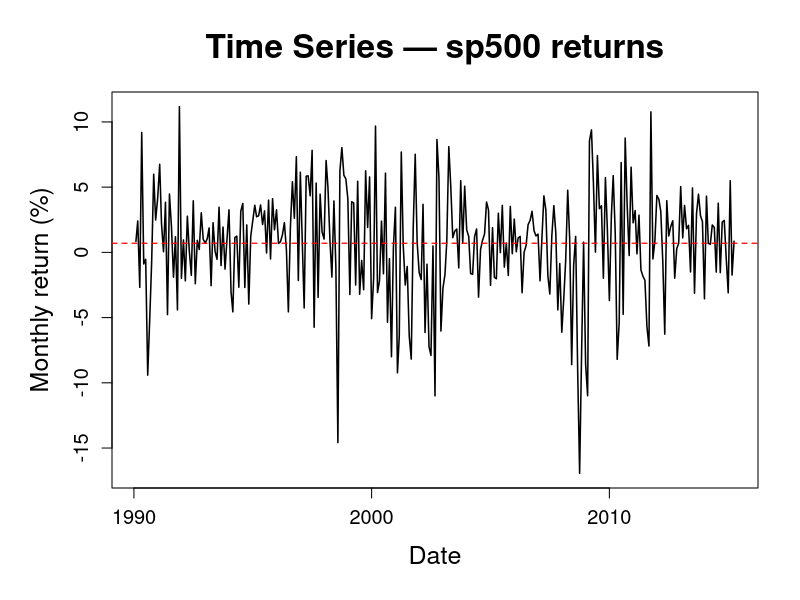
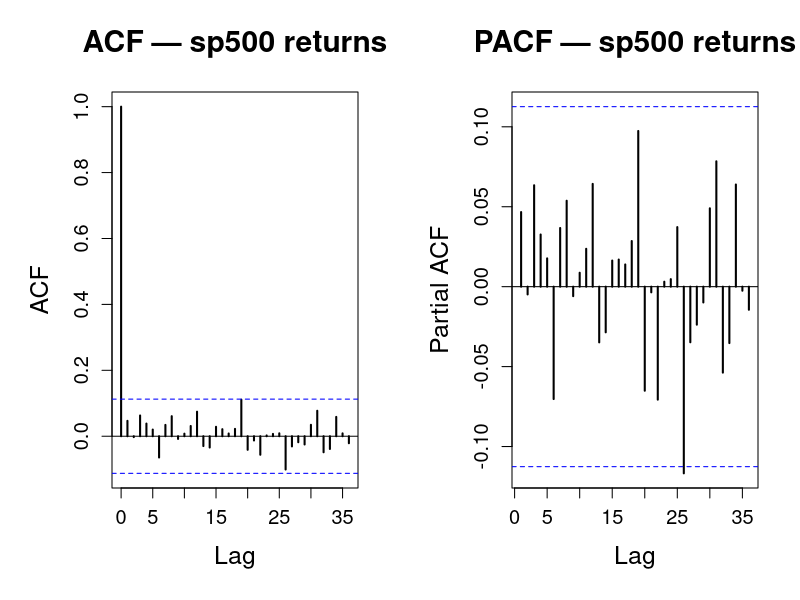
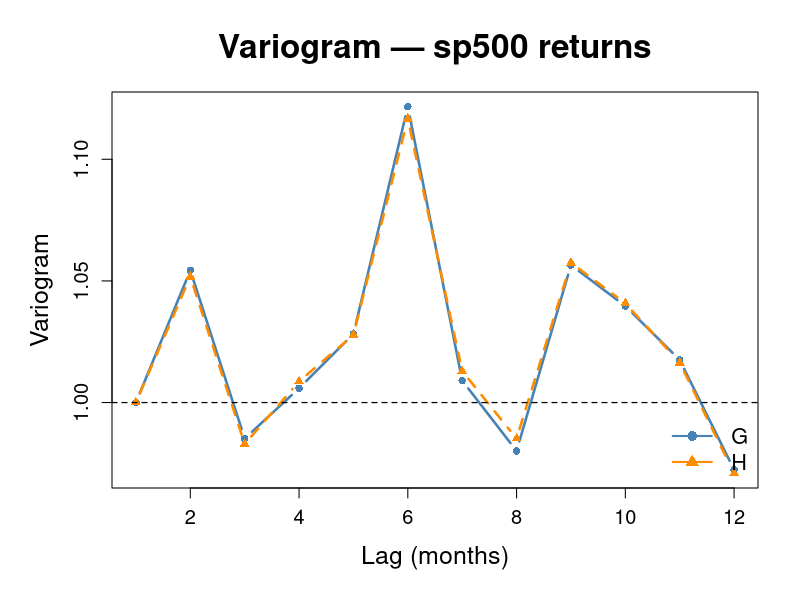

Here is the R script that generated these plots, in order:
# ── Load and prepare data ──────────────────────────────────────────────────────
data <- read.csv("data/processed/cleanedData.csv")
data$observation_date <- as.Date(paste0(data$observation_date, "-01"))

train_end <- c(2015, 4)

data_ts <- ts(data$sp500_ret, start = c(1990, 2), frequency = 12)
train <- window(data_ts, start = c(1990, 2), end = train_end)
train_data <- data[1:length(train), ]

# ── Create report output directory ─────────────────────────────────────────────
if (!dir.exists("figs/report")) {
  dir.create("figs/report", recursive = TRUE)
}

# ── Variogram function ─────────────────────────────────────────────────────────
variogram <- function(y, lagmax = 12, iprint = FALSE) {
  G <- rep(1, lagmax)
  n <- length(y)
  if (lagmax > n) lagmax <- n - 2
  
  y1 <- y[-1]
  y2 <- y[-n]
  d1 <- y1 - y2
  denom <- var(d1)
  
  for (k in 2:lagmax) {
    y1 <- y[(k + 1):n]
    y2 <- y[1:(n - k)]
    dk <- y1 - y2
    G[k] <- var(dk) / denom
  }
  
  ac <- c(acf(y, plot = FALSE, lag.max = lagmax)$acf)
  H <- (1 - ac[-1]) / (1 - ac[2])
  
  if (iprint) print(cbind(G, H))
  list(G = G, H = H)
}

# ── Common style settings ──────────────────────────────────────────────────────
main_cex <- 2.0
lab_cex  <- 1.5
axis_cex <- 1.2

sp500_x <- na.omit(train_data$sp500_ret)
sp500_dates <- train_data$observation_date[!is.na(train_data$sp500_ret)]

# ── Time series plot ───────────────────────────────────────────────────────────
png("figs/report/sp500_tsplot.png", width = 2000, height = 1300, res = 220)

par(
  mar = c(5.5, 5.5, 4.5, 2) + 0.1,
  cex.main = main_cex,
  cex.lab = lab_cex,
  cex.axis = axis_cex
)

plot(
  sp500_dates, sp500_x,
  type = "l",
  lwd = 1.5,
  xlab = "Date",
  ylab = "Monthly return (%)",
  main = "Time Series — sp500 returns"
)

abline(h = mean(sp500_x), col = "red", lty = 2, lwd = 1.2)

dev.off()

# ── ACF / PACF plot ────────────────────────────────────────────────────────────
png("figs/report/sp500_ret_acfpacf.png", width = 2400, height = 1200, res = 220)

par(
  mfrow = c(1, 2),
  mar = c(5.5, 5.5, 4.5, 2) + 0.1,
  cex.main = 1.8,
  cex.lab = lab_cex,
  cex.axis = axis_cex
)

acf(
  sp500_x,
  lag.max = 36,
  lwd = 2,
  xlab = "Lag",
  ylab = "ACF",
  main = "ACF — sp500 returns"
)

pacf(
  sp500_x,
  lag.max = 36,
  lwd = 2,
  xlab = "Lag",
  ylab = "Partial ACF",
  main = "PACF — sp500 returns"
)

dev.off()

# ── Variogram plot ─────────────────────────────────────────────────────────────
vg <- variogram(sp500_x, lagmax = 12)
lags <- 1:12

png("figs/report/sp500_ret_vario.png", width = 2200, height = 1300, res = 220)

par(
  mar = c(5.5, 5.5, 4.5, 2) + 0.1,
  cex.main = main_cex,
  cex.lab = lab_cex,
  cex.axis = axis_cex
)

matplot(
  lags, cbind(vg$G, vg$H),
  type = "b",
  pch = c(16, 17),
  col = c("steelblue", "darkorange"),
  lwd = 2.5,
  xlab = "Lag (months)",
  ylab = "Variogram",
  main = "Variogram — sp500 returns"
)

abline(h = 1, col = "black", lty = 2, lwd = 1.2)

legend(
  "bottomright",
  legend = c("G", "H"),
  col = c("steelblue", "darkorange"),
  pch = c(16, 17),
  lwd = 2,
  bty = "n",
  cex = 1.3
)

dev.off()

cat("Done. New figures saved in figs/report/\n")
